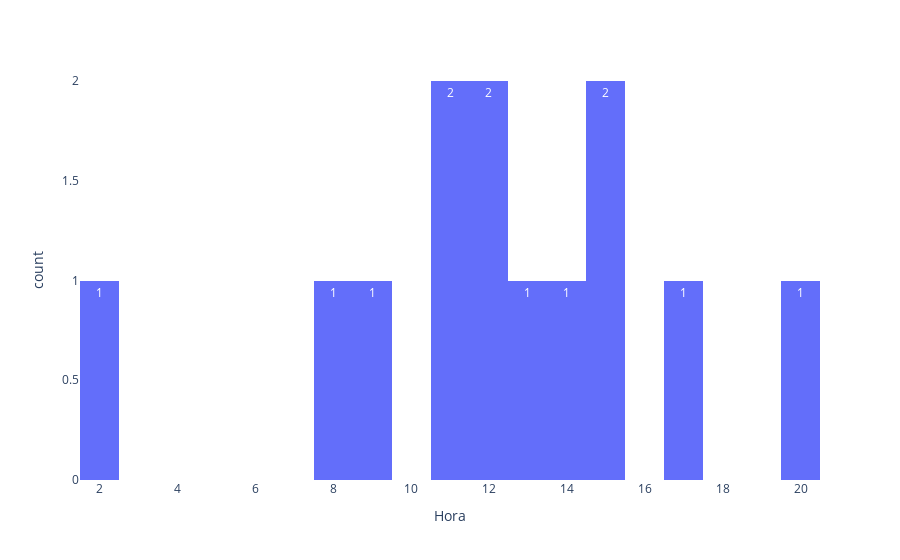

Write notebook code for a chart like this one.
### Code cell
integrante = 'Jimmy'
fig = px.histogram(chat_df[chat_df.Integrante == integrante], x='Hora', nbins=24, text_auto=True)
fig.update_layout(
    plot_bgcolor='rgba(0,0,0,0)',
    paper_bgcolor='rgba(0,0,0,0)',
)

### Figure 1 — Plotly figure (JSON) as saved in the notebook; plotly's stock layout.template omitted (floating-point values rounded to 4 significant figures)
{"data": [{"alignmentgroup": "True", "bingroup": "x", "hovertemplate": "Hora=%{x}<br>count=%{y}<extra></extra>", "legendgroup": "", "marker": {"color": "#636efa", "pattern": {"shape": ""}}, "name": "", "nbinsx": 24, "offsetgroup": "", "orientation": "v", "showlegend": false, "texttemplate": "%{value}", "type": "histogram", "x": [12, 11, 14, 20, 12, 17, 2, 11, 15, 13, 9, 15, 8], "xaxis": "x", "yaxis": "y"}], "layout": {"barmode": "relative", "legend": {"tracegroupgap": 0}, "margin": {"t": 60}, "paper_bgcolor": "rgba(0,0,0,0)", "plot_bgcolor": "rgba(0,0,0,0)", "xaxis": {"anchor": "y", "domain": [0, 1], "title": {"text": "Hora"}}, "yaxis": {"anchor": "x", "domain": [0, 1], "title": {"text": "count"}}}}
